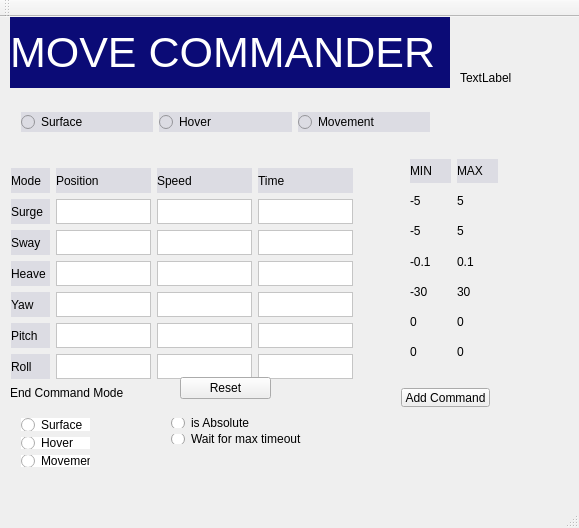
<?xml version="1.0" encoding="UTF-8"?>
<ui version="4.0">
 <class>MoveCommander</class>
 <widget class="QMainWindow" name="MoveCommander">
  <property name="geometry">
   <rect>
    <x>0</x>
    <y>0</y>
    <width>579</width>
    <height>528</height>
   </rect>
  </property>
  <property name="windowTitle">
   <string>MoveCommander</string>
  </property>
  <property name="styleSheet">
   <string notr="true"/>
  </property>
  <widget class="QWidget" name="centralWidget">
   <widget class="QLabel" name="title_label">
    <property name="geometry">
     <rect>
      <x>10</x>
      <y>0</y>
      <width>440</width>
      <height>71</height>
     </rect>
    </property>
    <property name="minimumSize">
     <size>
      <width>440</width>
      <height>71</height>
     </size>
    </property>
    <property name="maximumSize">
     <size>
      <width>440</width>
      <height>71</height>
     </size>
    </property>
    <property name="styleSheet">
     <string notr="true">font-size:32pt;
color: rgb(255, 255, 255);
background-color: #0B0B76</string>
    </property>
    <property name="text">
     <string>MOVE COMMANDER</string>
    </property>
   </widget>
   <widget class="QWidget" name="gridLayoutWidget">
    <property name="geometry">
     <rect>
      <x>0</x>
      <y>140</y>
      <width>400</width>
      <height>213</height>
     </rect>
    </property>
    <layout class="QGridLayout" name="gridLayout">
     <property name="sizeConstraint">
      <enum>QLayout::SetMinAndMaxSize</enum>
     </property>
     <item row="7" column="3">
      <widget class="QTextEdit" name="roll_time">
       <property name="minimumSize">
        <size>
         <width>95</width>
         <height>25</height>
        </size>
       </property>
       <property name="maximumSize">
        <size>
         <width>95</width>
         <height>25</height>
        </size>
       </property>
       <property name="styleSheet">
        <string notr="true">background-color: rgba(255, 255, 255, 255);
color: rgb(0, 0, 0);</string>
       </property>
      </widget>
     </item>
     <item row="2" column="2">
      <widget class="QTextEdit" name="surge_speed">
       <property name="minimumSize">
        <size>
         <width>95</width>
         <height>25</height>
        </size>
       </property>
       <property name="maximumSize">
        <size>
         <width>95</width>
         <height>25</height>
        </size>
       </property>
       <property name="styleSheet">
        <string notr="true">background-color: rgba(255, 255, 255, 255);
color: rgb(0, 0, 0);
color: rgb(0, 0, 0);</string>
       </property>
      </widget>
     </item>
     <item row="6" column="2">
      <widget class="QTextEdit" name="pitch_speed">
       <property name="minimumSize">
        <size>
         <width>95</width>
         <height>25</height>
        </size>
       </property>
       <property name="maximumSize">
        <size>
         <width>95</width>
         <height>25</height>
        </size>
       </property>
       <property name="styleSheet">
        <string notr="true">background-color: rgba(255, 255, 255, 255);
color: rgb(0, 0, 0);</string>
       </property>
      </widget>
     </item>
     <item row="5" column="1">
      <widget class="QTextEdit" name="yaw_position">
       <property name="minimumSize">
        <size>
         <width>95</width>
         <height>25</height>
        </size>
       </property>
       <property name="maximumSize">
        <size>
         <width>95</width>
         <height>25</height>
        </size>
       </property>
       <property name="styleSheet">
        <string notr="true">background-color: rgb(255, 255, 255);
color: rgb(0, 0, 0);</string>
       </property>
      </widget>
     </item>
     <item row="2" column="3">
      <widget class="QTextEdit" name="surge_time">
       <property name="maximumSize">
        <size>
         <width>95</width>
         <height>25</height>
        </size>
       </property>
       <property name="styleSheet">
        <string notr="true">background-color: rgba(255, 255, 255, 255);
color: rgb(0, 0, 0);</string>
       </property>
      </widget>
     </item>
     <item row="5" column="0">
      <widget class="QLabel" name="label_6">
       <property name="styleSheet">
        <string notr="true">color: rgb(0, 0, 0);
background-color: #DCDCE3</string>
       </property>
       <property name="text">
        <string>Yaw</string>
       </property>
      </widget>
     </item>
     <item row="3" column="0">
      <widget class="QLabel" name="label_4">
       <property name="sizePolicy">
        <sizepolicy hsizetype="Preferred" vsizetype="Preferred">
         <horstretch>39</horstretch>
         <verstretch>25</verstretch>
        </sizepolicy>
       </property>
       <property name="minimumSize">
        <size>
         <width>39</width>
         <height>25</height>
        </size>
       </property>
       <property name="maximumSize">
        <size>
         <width>39</width>
         <height>25</height>
        </size>
       </property>
       <property name="styleSheet">
        <string notr="true">color: rgb(0, 0, 0);
background-color: #DCDCE3</string>
       </property>
       <property name="text">
        <string>Sway</string>
       </property>
      </widget>
     </item>
     <item row="0" column="0">
      <widget class="QLabel" name="label_2">
       <property name="maximumSize">
        <size>
         <width>95</width>
         <height>25</height>
        </size>
       </property>
       <property name="styleSheet">
        <string notr="true">color: rgb(0, 0, 0);
background-color: #DCDCE3</string>
       </property>
       <property name="text">
        <string>Mode</string>
       </property>
      </widget>
     </item>
     <item row="0" column="1">
      <widget class="QLabel" name="label_9">
       <property name="minimumSize">
        <size>
         <width>95</width>
         <height>25</height>
        </size>
       </property>
       <property name="maximumSize">
        <size>
         <width>95</width>
         <height>25</height>
        </size>
       </property>
       <property name="styleSheet">
        <string notr="true">color: rgb(0, 0, 0);
background-color: #DCDCE3</string>
       </property>
       <property name="text">
        <string>Position</string>
       </property>
      </widget>
     </item>
     <item row="2" column="0">
      <widget class="QLabel" name="label_3">
       <property name="sizePolicy">
        <sizepolicy hsizetype="Minimum" vsizetype="Minimum">
         <horstretch>0</horstretch>
         <verstretch>0</verstretch>
        </sizepolicy>
       </property>
       <property name="minimumSize">
        <size>
         <width>39</width>
         <height>25</height>
        </size>
       </property>
       <property name="maximumSize">
        <size>
         <width>39</width>
         <height>25</height>
        </size>
       </property>
       <property name="styleSheet">
        <string notr="true">color: rgb(0, 0, 0);
background-color: #DCDCE3</string>
       </property>
       <property name="text">
        <string>Surge</string>
       </property>
      </widget>
     </item>
     <item row="6" column="0">
      <widget class="QLabel" name="label_7">
       <property name="styleSheet">
        <string notr="true">color: rgb(0, 0, 0);
background-color: #DCDCE3</string>
       </property>
       <property name="text">
        <string>Pitch</string>
       </property>
      </widget>
     </item>
     <item row="7" column="0">
      <widget class="QLabel" name="label_8">
       <property name="styleSheet">
        <string notr="true">color: rgb(0, 0, 0);
background-color: #DCDCE3</string>
       </property>
       <property name="text">
        <string>Roll</string>
       </property>
      </widget>
     </item>
     <item row="0" column="3">
      <widget class="QLabel" name="label_11">
       <property name="maximumSize">
        <size>
         <width>95</width>
         <height>25</height>
        </size>
       </property>
       <property name="styleSheet">
        <string notr="true">color: rgb(0, 0, 0);
background-color: #DCDCE3</string>
       </property>
       <property name="text">
        <string>Time</string>
       </property>
      </widget>
     </item>
     <item row="0" column="2">
      <widget class="QLabel" name="label_10">
       <property name="maximumSize">
        <size>
         <width>95</width>
         <height>25</height>
        </size>
       </property>
       <property name="styleSheet">
        <string notr="true">color: rgb(0, 0, 0);
background-color: #DCDCE3</string>
       </property>
       <property name="text">
        <string>Speed</string>
       </property>
      </widget>
     </item>
     <item row="4" column="0">
      <widget class="QLabel" name="label_5">
       <property name="styleSheet">
        <string notr="true">color: rgb(0, 0, 0);
background-color: #DCDCE3</string>
       </property>
       <property name="text">
        <string>Heave</string>
       </property>
      </widget>
     </item>
     <item row="2" column="1">
      <widget class="QTextEdit" name="surge_position">
       <property name="sizePolicy">
        <sizepolicy hsizetype="Minimum" vsizetype="Minimum">
         <horstretch>0</horstretch>
         <verstretch>0</verstretch>
        </sizepolicy>
       </property>
       <property name="minimumSize">
        <size>
         <width>95</width>
         <height>25</height>
        </size>
       </property>
       <property name="maximumSize">
        <size>
         <width>95</width>
         <height>25</height>
        </size>
       </property>
       <property name="styleSheet">
        <string notr="true">background-color: rgba(255, 255, 255, 255);
color: rgb(0, 0, 0);</string>
       </property>
      </widget>
     </item>
     <item row="3" column="1">
      <widget class="QTextEdit" name="sway_position">
       <property name="minimumSize">
        <size>
         <width>95</width>
         <height>25</height>
        </size>
       </property>
       <property name="maximumSize">
        <size>
         <width>95</width>
         <height>25</height>
        </size>
       </property>
       <property name="styleSheet">
        <string notr="true">background-color: rgba(255, 255, 255, 255);
color: rgb(0, 0, 0);</string>
       </property>
      </widget>
     </item>
     <item row="3" column="2">
      <widget class="QTextEdit" name="sway_speed">
       <property name="sizePolicy">
        <sizepolicy hsizetype="Expanding" vsizetype="Expanding">
         <horstretch>95</horstretch>
         <verstretch>25</verstretch>
        </sizepolicy>
       </property>
       <property name="minimumSize">
        <size>
         <width>95</width>
         <height>25</height>
        </size>
       </property>
       <property name="maximumSize">
        <size>
         <width>95</width>
         <height>25</height>
        </size>
       </property>
       <property name="styleSheet">
        <string notr="true">background-color: rgba(255, 255, 255, 255);
color: rgb(0, 0, 0);</string>
       </property>
      </widget>
     </item>
     <item row="3" column="3">
      <widget class="QTextEdit" name="sway_time">
       <property name="maximumSize">
        <size>
         <width>95</width>
         <height>25</height>
        </size>
       </property>
       <property name="styleSheet">
        <string notr="true">background-color: rgba(255, 255, 255, 255);
color: rgb(0, 0, 0);</string>
       </property>
      </widget>
     </item>
     <item row="4" column="2">
      <widget class="QTextEdit" name="heave_speed">
       <property name="minimumSize">
        <size>
         <width>95</width>
         <height>25</height>
        </size>
       </property>
       <property name="maximumSize">
        <size>
         <width>95</width>
         <height>25</height>
        </size>
       </property>
       <property name="styleSheet">
        <string notr="true">background-color: rgba(255, 255, 255, 255);
color: rgb(0, 0, 0);</string>
       </property>
      </widget>
     </item>
     <item row="4" column="3">
      <widget class="QTextEdit" name="heave_time">
       <property name="maximumSize">
        <size>
         <width>95</width>
         <height>25</height>
        </size>
       </property>
       <property name="styleSheet">
        <string notr="true">background-color: rgba(255, 255, 255, 255);
color: rgb(0, 0, 0);</string>
       </property>
      </widget>
     </item>
     <item row="5" column="2">
      <widget class="QTextEdit" name="yaw_speed">
       <property name="minimumSize">
        <size>
         <width>95</width>
         <height>25</height>
        </size>
       </property>
       <property name="maximumSize">
        <size>
         <width>95</width>
         <height>25</height>
        </size>
       </property>
       <property name="styleSheet">
        <string notr="true">background-color: rgba(255, 255, 255, 255);
color: rgb(0, 0, 0);</string>
       </property>
      </widget>
     </item>
     <item row="5" column="3">
      <widget class="QTextEdit" name="yaw_time">
       <property name="minimumSize">
        <size>
         <width>95</width>
         <height>25</height>
        </size>
       </property>
       <property name="maximumSize">
        <size>
         <width>95</width>
         <height>25</height>
        </size>
       </property>
       <property name="styleSheet">
        <string notr="true">background-color: rgba(255, 255, 255, 255);
color: rgb(0, 0, 0);</string>
       </property>
      </widget>
     </item>
     <item row="6" column="3">
      <widget class="QTextEdit" name="pitch_time">
       <property name="minimumSize">
        <size>
         <width>95</width>
         <height>25</height>
        </size>
       </property>
       <property name="maximumSize">
        <size>
         <width>95</width>
         <height>25</height>
        </size>
       </property>
       <property name="styleSheet">
        <string notr="true">background-color: rgba(255, 255, 255, 255);
color: rgb(0, 0, 0);</string>
       </property>
      </widget>
     </item>
     <item row="7" column="2">
      <widget class="QTextEdit" name="roll_speed">
       <property name="minimumSize">
        <size>
         <width>95</width>
         <height>25</height>
        </size>
       </property>
       <property name="maximumSize">
        <size>
         <width>95</width>
         <height>25</height>
        </size>
       </property>
       <property name="styleSheet">
        <string notr="true">background-color: rgba(255, 255, 255, 255);
color: rgb(0, 0, 0);</string>
       </property>
      </widget>
     </item>
     <item row="4" column="1">
      <widget class="QTextEdit" name="heave_position">
       <property name="sizePolicy">
        <sizepolicy hsizetype="Expanding" vsizetype="Expanding">
         <horstretch>0</horstretch>
         <verstretch>0</verstretch>
        </sizepolicy>
       </property>
       <property name="minimumSize">
        <size>
         <width>95</width>
         <height>25</height>
        </size>
       </property>
       <property name="maximumSize">
        <size>
         <width>95</width>
         <height>25</height>
        </size>
       </property>
       <property name="styleSheet">
        <string notr="true">background-color: rgb(255, 255, 255);
color: rgb(0, 0, 0);</string>
       </property>
      </widget>
     </item>
     <item row="6" column="1">
      <widget class="QTextEdit" name="pitch_position">
       <property name="minimumSize">
        <size>
         <width>95</width>
         <height>25</height>
        </size>
       </property>
       <property name="maximumSize">
        <size>
         <width>95</width>
         <height>25</height>
        </size>
       </property>
       <property name="styleSheet">
        <string notr="true">background-color: rgb(255, 255, 255);
color: rgb(0, 0, 0);</string>
       </property>
      </widget>
     </item>
     <item row="7" column="1">
      <widget class="QTextEdit" name="roll_position">
       <property name="minimumSize">
        <size>
         <width>95</width>
         <height>25</height>
        </size>
       </property>
       <property name="maximumSize">
        <size>
         <width>95</width>
         <height>25</height>
        </size>
       </property>
       <property name="styleSheet">
        <string notr="true">background-color: rgb(255, 255, 255);
color: rgb(0, 0, 0);</string>
       </property>
      </widget>
     </item>
    </layout>
   </widget>
   <widget class="QWidget" name="horizontalLayoutWidget">
    <property name="geometry">
     <rect>
      <x>10</x>
      <y>80</y>
      <width>431</width>
      <height>51</height>
     </rect>
    </property>
    <layout class="QHBoxLayout" name="horizontalLayout">
     <item>
      <widget class="QRadioButton" name="surface_mode_rb">
       <property name="styleSheet">
        <string notr="true">color: rgb(0, 0, 0);
background-color: #DCDCE3</string>
       </property>
       <property name="text">
        <string>Surface</string>
       </property>
      </widget>
     </item>
     <item>
      <widget class="QRadioButton" name="hover_mode_rb">
       <property name="styleSheet">
        <string notr="true">color: rgb(0, 0, 0);
background-color: #DCDCE3</string>
       </property>
       <property name="text">
        <string>Hover</string>
       </property>
      </widget>
     </item>
     <item>
      <widget class="QRadioButton" name="movement_mode_rb">
       <property name="styleSheet">
        <string notr="true">color: rgb(0, 0, 0);
background-color: #DCDCE3</string>
       </property>
       <property name="text">
        <string>Movement</string>
       </property>
      </widget>
     </item>
    </layout>
   </widget>
   <widget class="QWidget" name="horizontalLayoutWidget_2">
    <property name="geometry">
     <rect>
      <x>390</x>
      <y>360</y>
      <width>111</width>
      <height>41</height>
     </rect>
    </property>
    <layout class="QHBoxLayout" name="horizontalLayout_2">
     <item>
      <widget class="QPushButton" name="addCmd_button">
       <property name="text">
        <string>Add Command</string>
       </property>
      </widget>
     </item>
    </layout>
   </widget>
   <widget class="QLabel" name="logo_label">
    <property name="geometry">
     <rect>
      <x>460</x>
      <y>10</y>
      <width>111</width>
      <height>101</height>
     </rect>
    </property>
    <property name="styleSheet">
     <string notr="true">background-color: rgba(255, 255, 255, 0);</string>
    </property>
    <property name="text">
     <string>TextLabel</string>
    </property>
   </widget>
   <widget class="QWidget" name="gridLayoutWidget_2">
    <property name="geometry">
     <rect>
      <x>410</x>
      <y>140</y>
      <width>91</width>
      <height>211</height>
     </rect>
    </property>
    <layout class="QGridLayout" name="gridLayout_2">
     <property name="leftMargin">
      <number>0</number>
     </property>
     <property name="topMargin">
      <number>2</number>
     </property>
     <property name="rightMargin">
      <number>3</number>
     </property>
     <property name="bottomMargin">
      <number>4</number>
     </property>
     <item row="2" column="0">
      <widget class="QLabel" name="label_16">
       <property name="styleSheet">
        <string notr="true">background-color: rgb(255, 255, 255, 0);</string>
       </property>
       <property name="text">
        <string>-5</string>
       </property>
      </widget>
     </item>
     <item row="4" column="0">
      <widget class="QLabel" name="label_18">
       <property name="styleSheet">
        <string notr="true">background-color: rgb(255, 255, 255, 0);</string>
       </property>
       <property name="text">
        <string>-30</string>
       </property>
      </widget>
     </item>
     <item row="1" column="0">
      <widget class="QLabel" name="label_15">
       <property name="styleSheet">
        <string notr="true">background-color: rgb(255, 255, 255, 0);</string>
       </property>
       <property name="text">
        <string>-5</string>
       </property>
      </widget>
     </item>
     <item row="3" column="0">
      <widget class="QLabel" name="label_17">
       <property name="styleSheet">
        <string notr="true">background-color: rgb(255, 255, 255, 0);</string>
       </property>
       <property name="text">
        <string>-0.1</string>
       </property>
      </widget>
     </item>
     <item row="5" column="0">
      <widget class="QLabel" name="label_19">
       <property name="styleSheet">
        <string notr="true">background-color: rgb(255, 255, 255, 0);</string>
       </property>
       <property name="text">
        <string>0</string>
       </property>
      </widget>
     </item>
     <item row="6" column="0">
      <widget class="QLabel" name="label_20">
       <property name="styleSheet">
        <string notr="true">background-color: rgb(255, 255, 255, 0);</string>
       </property>
       <property name="text">
        <string>0</string>
       </property>
      </widget>
     </item>
     <item row="2" column="1">
      <widget class="QLabel" name="label_22">
       <property name="styleSheet">
        <string notr="true">background-color: rgb(255, 255, 255, 0);</string>
       </property>
       <property name="text">
        <string>5</string>
       </property>
      </widget>
     </item>
     <item row="1" column="1">
      <widget class="QLabel" name="label_21">
       <property name="styleSheet">
        <string notr="true">background-color: rgb(255, 255, 255, 0);</string>
       </property>
       <property name="text">
        <string>5</string>
       </property>
      </widget>
     </item>
     <item row="3" column="1">
      <widget class="QLabel" name="label_23">
       <property name="styleSheet">
        <string notr="true">background-color: rgb(255, 255, 255, 0);</string>
       </property>
       <property name="text">
        <string>0.1</string>
       </property>
      </widget>
     </item>
     <item row="4" column="1">
      <widget class="QLabel" name="label_24">
       <property name="styleSheet">
        <string notr="true">background-color: rgb(255, 255, 255, 0);</string>
       </property>
       <property name="text">
        <string>30</string>
       </property>
      </widget>
     </item>
     <item row="5" column="1">
      <widget class="QLabel" name="label_25">
       <property name="styleSheet">
        <string notr="true">background-color: rgb(255, 255, 255, 0);</string>
       </property>
       <property name="text">
        <string>0</string>
       </property>
      </widget>
     </item>
     <item row="6" column="1">
      <widget class="QLabel" name="label_26">
       <property name="styleSheet">
        <string notr="true">background-color: rgb(255, 255, 255, 0);</string>
       </property>
       <property name="text">
        <string>0</string>
       </property>
      </widget>
     </item>
     <item row="0" column="1">
      <widget class="QLabel" name="label_13">
       <property name="styleSheet">
        <string notr="true">color: rgb(0, 0, 0);
background-color: #DCDCE3</string>
       </property>
       <property name="text">
        <string>MAX</string>
       </property>
      </widget>
     </item>
     <item row="0" column="0">
      <widget class="QLabel" name="label_14">
       <property name="styleSheet">
        <string notr="true">color: rgb(0, 0, 0);
background-color: #DCDCE3</string>
       </property>
       <property name="text">
        <string>MIN</string>
       </property>
      </widget>
     </item>
    </layout>
   </widget>
   <widget class="QLabel" name="label_27">
    <property name="geometry">
     <rect>
      <x>10</x>
      <y>360</y>
      <width>131</width>
      <height>31</height>
     </rect>
    </property>
    <property name="text">
     <string>End Command Mode</string>
    </property>
   </widget>
   <widget class="QWidget" name="verticalLayoutWidget">
    <property name="geometry">
     <rect>
      <x>10</x>
      <y>390</y>
      <width>91</width>
      <height>71</height>
     </rect>
    </property>
    <layout class="QVBoxLayout" name="verticalLayout">
     <item>
      <widget class="QRadioButton" name="surface_endmode_rb">
       <property name="styleSheet">
        <string notr="true">color: rgb(0, 0, 0);
background-color: #fff</string>
       </property>
       <property name="text">
        <string>Surface</string>
       </property>
      </widget>
     </item>
     <item>
      <widget class="QRadioButton" name="hover_endmode_rb">
       <property name="styleSheet">
        <string notr="true">color: rgb(0, 0, 0);
background-color: #fff</string>
       </property>
       <property name="text">
        <string>Hover</string>
       </property>
      </widget>
     </item>
     <item>
      <widget class="QRadioButton" name="movement_endmode_rb">
       <property name="styleSheet">
        <string notr="true">color: rgb(0, 0, 0);
background-color: #fff</string>
       </property>
       <property name="text">
        <string>Movement</string>
       </property>
      </widget>
     </item>
    </layout>
   </widget>
   <widget class="QWidget" name="verticalLayoutWidget_2">
    <property name="geometry">
     <rect>
      <x>160</x>
      <y>390</y>
      <width>161</width>
      <height>48</height>
     </rect>
    </property>
    <layout class="QVBoxLayout" name="verticalLayout_2">
     <item>
      <widget class="QRadioButton" name="isAbsolute">
       <property name="text">
        <string>is Absolute</string>
       </property>
      </widget>
     </item>
     <item>
      <widget class="QRadioButton" name="wait_max_timeout">
       <property name="text">
        <string>Wait for max timeout</string>
       </property>
      </widget>
     </item>
    </layout>
   </widget>
   <widget class="QPushButton" name="reset_bt">
    <property name="geometry">
     <rect>
      <x>180</x>
      <y>360</y>
      <width>91</width>
      <height>22</height>
     </rect>
    </property>
    <property name="text">
     <string>Reset</string>
    </property>
   </widget>
  </widget>
  <widget class="QMenuBar" name="menuBar">
   <property name="geometry">
    <rect>
     <x>0</x>
     <y>0</y>
     <width>579</width>
     <height>19</height>
    </rect>
   </property>
  </widget>
  <widget class="QToolBar" name="mainToolBar">
   <attribute name="toolBarArea">
    <enum>TopToolBarArea</enum>
   </attribute>
   <attribute name="toolBarBreak">
    <bool>false</bool>
   </attribute>
  </widget>
  <widget class="QStatusBar" name="statusBar"/>
 </widget>
 <layoutdefault spacing="6" margin="11"/>
 <resources/>
 <connections/>
</ui>
